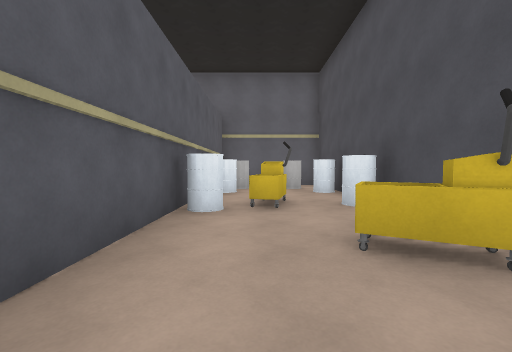
View 1 (above)

18 first-person views from a walk through a 3-D level made in the Unity game engine. The camera is 1.3 m above the floor, tilts 2° down and sees 90° across. The floor is counted in squares, 2 m on a side. Each view is taken from the middle of a square. On the plan, view 1 faces up. The plan holds only what a view shows up to about 9 squares ahead; the rest is blank. The place goes on beyond the plan. The player is left out. Door leaves are left out, so doorways stand open.

View 2
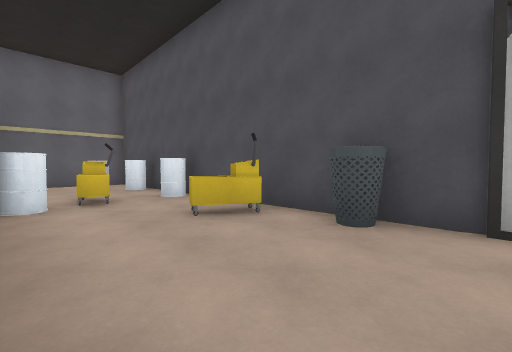

View 3
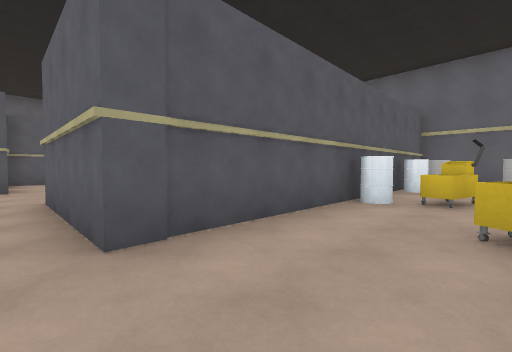

View 4
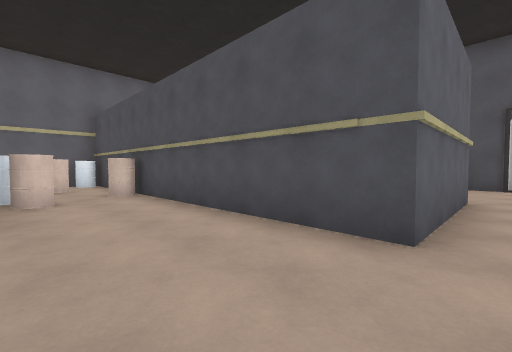

View 5
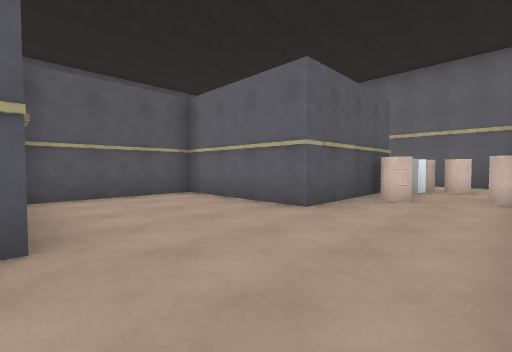

View 6
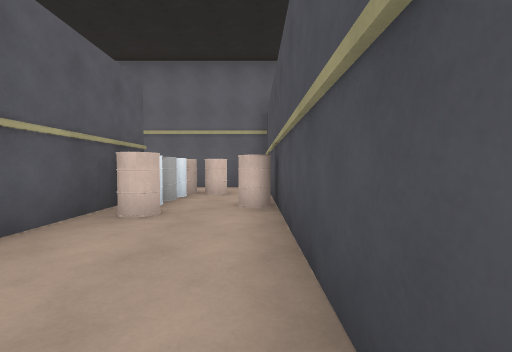

View 7
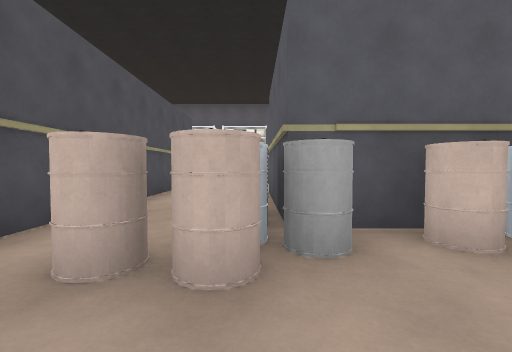

View 8
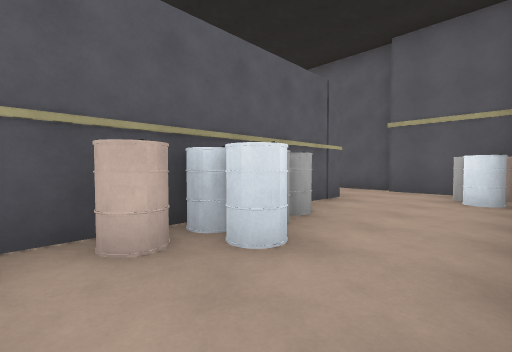

View 9
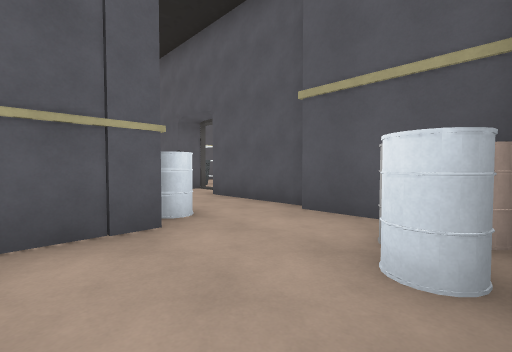

View 10
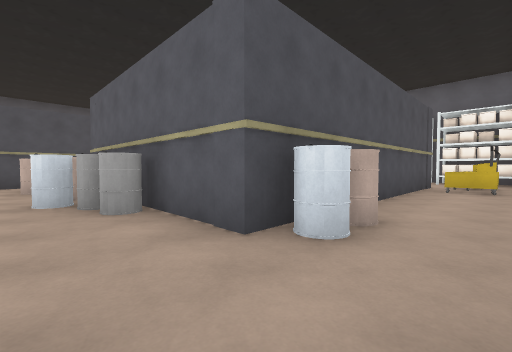

View 11
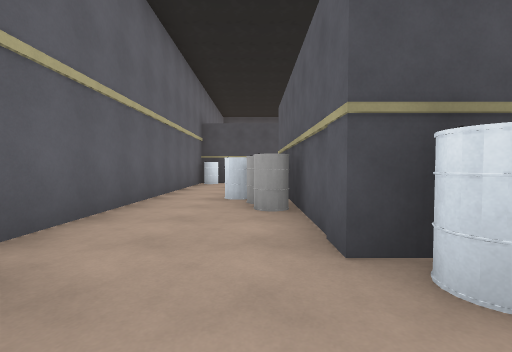

View 12
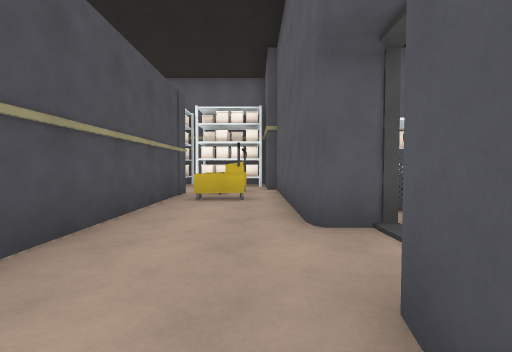

View 13
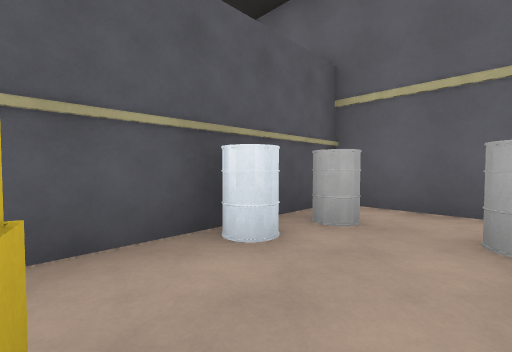

View 14
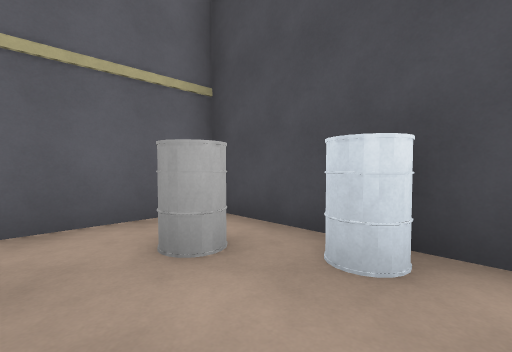

View 15
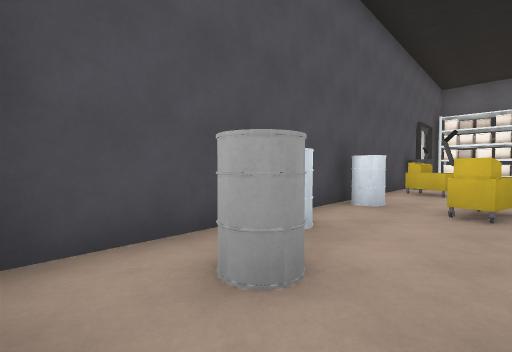

View 16
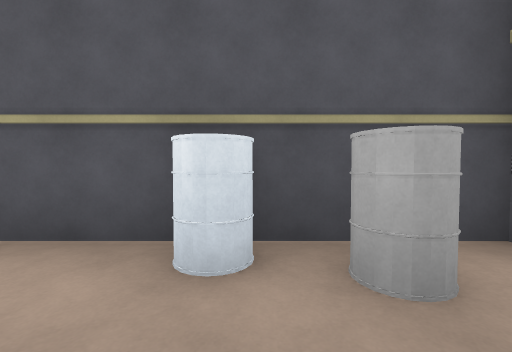

View 17
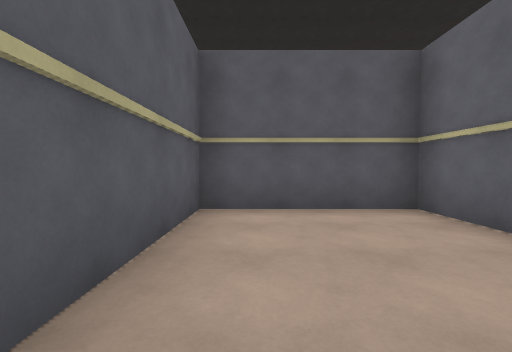

View 18
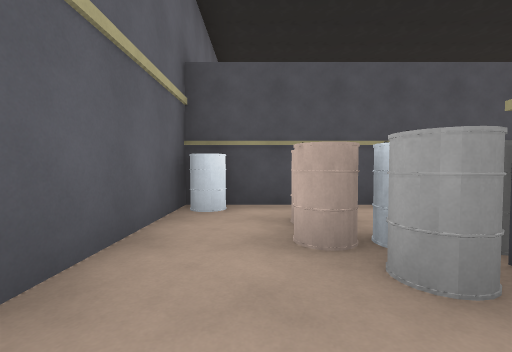

### Floor plan
Points are (right, up) in squares from view 1. A wall is a line through its corners. A room is listed if a view was taken in it or the views show most of it. See-through windows are left out.
Room 1 (views 1, 2, 3, 13, 14, 15, 16)
walls: (2.2, 2.4) (2.2, 5.5); (2.2, 7.4) (2.2, 9.1); (1.5, 9.2) (-1.2, 9.2) (-1.2, -0.5)
ways out: opening at (-2, -1) to room 2
objects: other object (-1, 4); other object (-1, 7); bucket (0, 4) to (0, 5); other object (0, 8); bucket (1, 2); other object (1, 8); other object (2, -1); bin (2, 0); other object (2, 4); other object (2, 7)
Room 2 (views 4, 5, 6, 7, 8, 9, 10, 11, 12, 17, 18)
walls: (-7.3, 4.6) (-7.3, 2.5) (-10.9, 2.5) (-10.9, -0.9) (-7.8, -0.9); (-5.6, 9.2) (-12.9, 9.2); (-13.2, 5.5) (-13.2, 6.3) (-7.9, 6.3); (-1.2, -0.5) (-4.6, -0.5) (-4.6, 8.5); (-13.2, -1.4) (-13.2, 3.2); (-15.6, 2) (-15.6, -1.4); (-15.6, 6.6) (-15.6, 4); (-15.3, 8.1) (-15.3, 6.6)
ways out: opening at (-2, -1) to room 1; open door at (-16, 3.5)
objects: other object (-14, -1); bucket (-14, 0); other object (-14, 5); other object (-14, 6); other object (-14, 8); other object (-14, 9); other object (-11, 7); other object (-10, 7); other object (-9, 7); other object (-7, 5); other object (-7, 6); other object (-7, 7); other object (-6, 7); other object (-5, 5); other object (-5, 9)

Where each view was taken, in squares from view 1:
view 1: 0 up, 0 right, facing up
view 2: 1 down, 1 left, facing up-right
view 3: 1 down, 1 right, facing up-left
view 4: 1 down, 7 left, facing up-right
view 5: 1 down, 5 left, facing up-left
view 6: 1 up, 5 left, facing up
view 7: 9 up, 7 left, facing down
view 8: 9 up, 8 left, facing down-left
view 9: 9 up, 12 left, facing down-left
view 10: 8 up, 15 left, facing down-right
view 11: 7 up, 15 left, facing right
view 12: 5 up, 15 left, facing down
view 13: 5 up, 1 right, facing up-left
view 14: 6 up, 0 right, facing up-right
view 15: 9 up, 0 right, facing down-right
view 16: 7 up, 1 right, facing left
view 17: 0 up, 7 left, facing left
view 18: 8 up, 9 left, facing right
